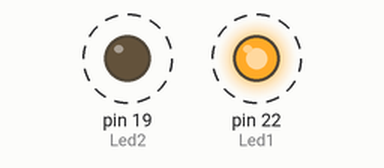
A program run on a simulated MicroPython board. On the bench: output pins drawn as LEDs (lit = HIGH). Dashed ring = blinking.

Above: at 0.2 s.
Timing chart, 0 to 3.0 s (numbered marks = the images above):
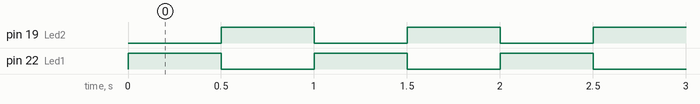

The program:

ders05.py
```python
import time
import machine

from machine import Pin
Led1=Pin(22, Pin.OUT)
Led2=Pin(19, Pin.OUT)

while (True):
   Led1.value(1)
   Led2.value(0)
   time.sleep(0.5)
   Led1.value(0)
   Led2.value(1)
   time.sleep(0.5)

#ödev 0.1sn aralikla LED1 5 kez yanıp sönsün ardından sönsün
# devamında 0.1sn aralikla LED2 5 kez yanıp sönsün ardından sönsün
# program tekrarlansın
# ipucu POLİS LAMBASI
# şartlar: yazılan program fonksiyon olmalı
```

Measured:
- by itself, pin 19 (Led2), pin 22 (Led1): alternates HIGH for 0.50 s and LOW for 0.50 s
